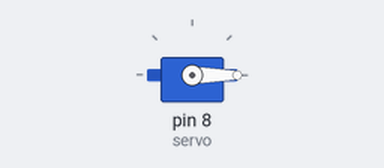
This sketch was run on a simulated Arduino Uno, built with avr-gcc and run on an emulated ATmega328P. On the bench: servo.

Above: at 0.05 s.
At 4.25 s:
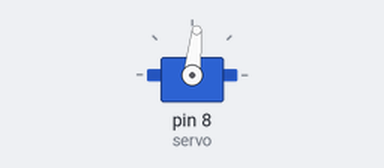
At 8.55 s:
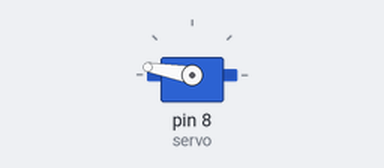
At 17.05 s:
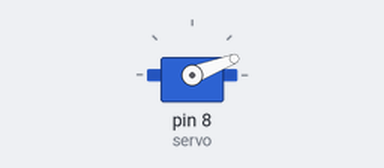
Timing chart, 0 to 23.6 s (numbered marks = the images above):
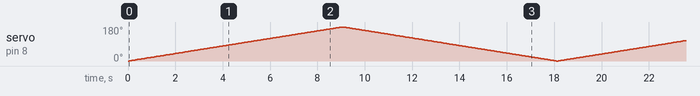

The sketch:

22._Servo_Motor.ino
```cpp
#include <Servo.h>
Servo servo;
int angle=0;
void setup()
{
  servo.attach(8);
  servo.write(angle);
}
void loop()
{
  for(angle = 0; angle <= 180; angle++)
  {
    servo.write(angle);
    delay(50);
  }
  for(angle = 180; angle >= 0; angle--)
  {
    servo.write(angle);
    delay(50);
  }
}
```
